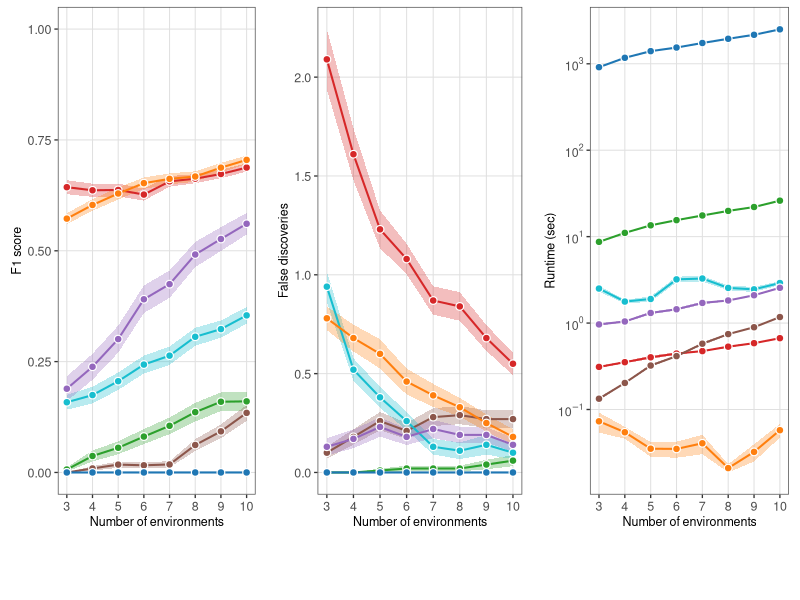
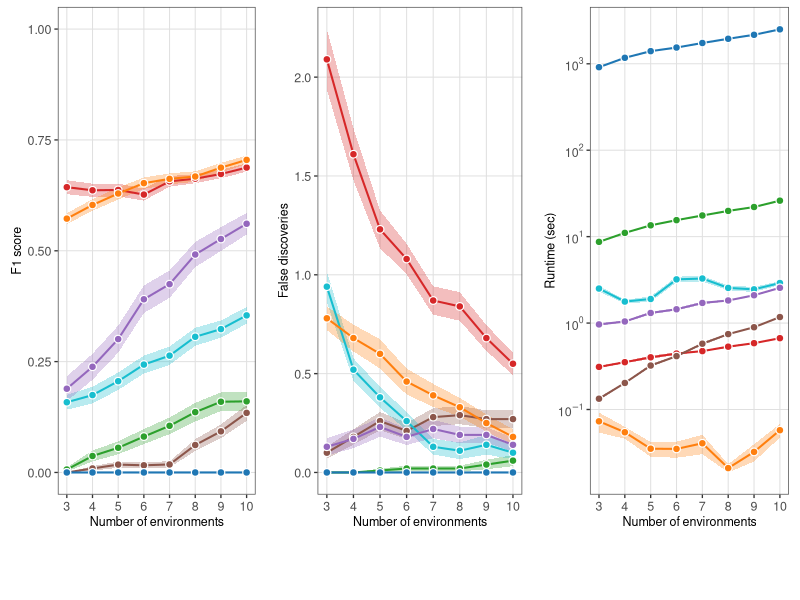

Reproduce these figures in R, in order.
# Execute with Rscript from any working directory.
script_path=sub('^--file=','',grep('^--file=',commandArgs(FALSE),value=TRUE)[1])
if(!is.na(script_path)) setwd(dirname(normalizePath(script_path)))
dir.create('figures',showWarnings=FALSE)
pdf('figures/plot.pdf',width=10,height=5.5)
library(dplyr)
library(ggplot2)
library(readr)
library(patchwork)
library(tidyverse)
library(cowplot)

# Read results
df <- read_csv(
  "results/RS.csv",
  show_col_types = FALSE, 
  col_names = FALSE
) %>%
  `colnames<-`(c("E", "trial", "method", "tp", "fp", "fn", 'size', 'time')) %>%
  mutate(
    across(c(E, trial, tp, fp, fn, size), as.numeric),
    F1 = ifelse(2 * tp + fp + fn > 0, 2 * tp / (2 * tp + fp + fn), 0),
    FD = fp
  ) %>%
  mutate(method = recode(method, "MIP" = "MIP-CD"))


method_levels <- c("MIP-CD", "EILLS", "ICP", "Causal Dantzig",
                   "BIP", "MIPtest", "FAIR")

cols <- c(
  "MIP-CD"="#FF7F0E", "EILLS"="#D62728", "ICP"="#2CA02C",
  "Causal Dantzig"="#8C564B", "BIP"="#17BECF",
  "MIPtest"="#9467BD", "FAIR"="#1F77B4"
)

pointsize <- 2.2
linewidth <- .7
se <- function(x) {
  x <- x[is.finite(x)]
  if (length(x) > 1) sd(x)/sqrt(length(x)) else 0
}

# Data
df_sum <- df %>%
  mutate(
    E=as.numeric(E),
    method=factor(method, levels=method_levels),
    F1=as.numeric(F1), FD=as.numeric(FD), time=as.numeric(time)
  ) %>%
  group_by(E, method) %>%
  summarise(
    F1_se=se(F1), F1_mean=mean(F1, na.rm=TRUE),
    FD_se=se(FD), FD_mean=mean(FD, na.rm=TRUE),
    time_se=se(time), time_mean=mean(time, na.rm=TRUE),
    .groups="drop"
  ) %>%
  mutate(
    F1_lo=pmax(0, F1_mean-F1_se),
    F1_hi=pmin(1, F1_mean+F1_se),
    FD_lo=pmax(0, FD_mean-FD_se),
    FD_hi=FD_mean+FD_se,
    time_lo=pmax(time_mean-time_se, 1e-8),
    time_hi=time_mean+time_se
  )

col_scale <- scale_color_manual(NULL, values=cols, limits=method_levels, drop=FALSE)
fill_scale <- scale_fill_manual(NULL, values=cols, limits=method_levels, drop=FALSE)

base_theme <- theme_bw(base_size=10) +
  theme(
    axis.title=element_text(size=9), axis.text=element_text(size=9),
    panel.grid.major=element_line(color="grey88", linewidth=.35),
    panel.grid.minor=element_blank(),
    panel.border=element_rect(color="grey30", linewidth=.5),
    plot.margin=margin(5, 8, 5, 8),
    legend.position="none"
  )

# Draw: other methods -> MIPtest -> MIP
add_layers <- function(d, y, lo, hi) {
  ds <- list(
    d %>% filter(!method %in% c("MIP-CD", "MIPtest")),
    d %>% filter(method=="MIPtest"),
    d %>% filter(method=="MIP-CD")
  )
  
  c(
    lapply(ds, \(z)
           geom_ribbon(
             data=z, aes(x=E, ymin=.data[[lo]], ymax=.data[[hi]], fill=method),
             alpha=.3, color=NA
           )),
    unlist(lapply(ds, \(z) list(
      geom_line(
        data=z, aes(x=E, y=.data[[y]], color=method, group=method),
        linewidth=linewidth
      ),
      geom_point(
        data=z, aes(x=E, y=.data[[y]], fill=method),
        shape=21, size=pointsize, stroke=.6, color="white"
      )
    )), recursive=FALSE)
  )
}

d1 <- df_sum %>% filter(is.finite(F1_mean))
d2 <- df_sum %>% filter(is.finite(FD_mean))
d3 <- df_sum %>% filter(is.finite(time_mean), time_mean > 0)

p1 <- ggplot() +
  add_layers(d1, "F1_mean", "F1_lo", "F1_hi") +
  col_scale + fill_scale +
  scale_x_continuous(breaks=3:10) +
  scale_y_continuous(limits=c(0, 1)) +
  labs(x="Number of environments", y="F1 score") +
  base_theme

p2 <- ggplot() +
  add_layers(d2, "FD_mean", "FD_lo", "FD_hi") +
  col_scale + fill_scale +
  scale_x_continuous(breaks=3:10) +
  labs(x="Number of environments", y="False discoveries") +
  base_theme

p3 <- ggplot() +
  add_layers(d3, "time_mean", "time_lo", "time_hi") +
  col_scale + fill_scale +
  scale_x_continuous(breaks=3:10) +
  scale_y_log10(
    breaks=10^(-3:4),
    labels=scales::label_log(base=10)
  ) +
  labs(x="Number of environments", y="Runtime (sec)") +
  base_theme

# Common legend with white point borders
legend_df <- expand_grid(
  method=factor(method_levels, levels=method_levels),
  x=c(1, 2)
) %>% mutate(y=1)

legend <- get_legend(
  ggplot(legend_df, aes(x, y, group=method)) +
    geom_line(aes(color=method), linewidth=linewidth) +
    geom_point(
      aes(fill=method),
      shape=21, size=pointsize, stroke=.6, color="white"
    ) +
    col_scale + fill_scale +
    theme_void() +
    theme(
      legend.position="bottom",
      legend.text=element_text(size=9),
      legend.key.width=grid::unit(1.1, "cm")
    ) +
    guides(
      color=guide_legend(nrow=1, byrow=TRUE),
      fill=guide_legend(nrow=1, byrow=TRUE)
    )
)

panels <- plot_grid(p1, p2, p3, nrow=1, align="h")
final_plot <- plot_grid(panels, legend, ncol=1, rel_heights=c(1, .12))

final_plot


print(final_plot)
dev.off()
